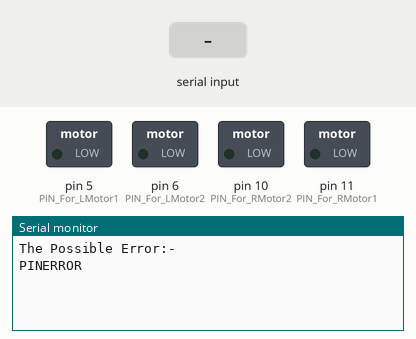
Bench run of a sketch on a simulated Arduino Uno, built with avr-gcc and run on an emulated ATmega328P. Parts: switched loads named in the sketch (green lamp = pin HIGH), the last lines printed to the serial monitor. The test bench sets the inputs (shaded band).

Above: at 1.2 s.
1.3 s: "Right" received over Serial
At 2.5 s:
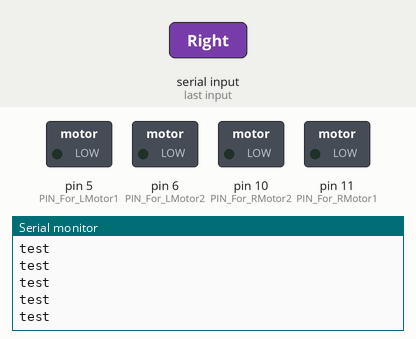
2.8 s: "#" received over Serial
At 4.1 s:
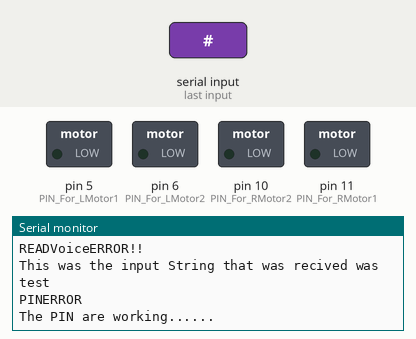

The sketch:

Voice_controller.lnk.ino
```cpp
                                                                                               //VoiceControlModule//


int PIN_For_RMotor1 = 11;
int PIN_For_RMotor2 = 10;
int PIN_For_LMotor1 = 5;
int PIN_For_LMotor2 = 6;
String Voice_from_app;
String Error1 = "PINERROR";
String Error2 = "READVoiceERROR!!";
String ERROR = "voiceError";
String Error3 ="NoInput";


void setup() {
  Serial.begin(9600);
  pinMode(PIN_For_RMotor1, OUTPUT);
    pinMode(PIN_For_RMotor2, OUTPUT);
    pinMode(PIN_For_LMotor1, OUTPUT);
    pinMode(PIN_For_LMotor2, OUTPUT);
    if (Serial.available() < 1)
  {
    Serial.println("The Possible Error:- ");
    Serial.println(Error1);
    Serial.println("");
    }
    else
  {
    loop();

  }
}


void loop() {
  char Read_Data;
  while (Serial.available() > 0)
  {
    delay(25);
    Read_Data = Serial.read();
    if (Read_Data == '#')  //NULL Value///
    {
      Serial.println("Possible Error : -");
                     Serial.println(Error2);
                     Serial.println("This was the input String that was recived was");
                     Serial.println(Voice_from_app);
                     Debug_DATA();
                   }
                     else
                   {
                     if(Voice_from_app == "Right")
                   {
                     digitalWrite(PIN_For_RMotor1,HIGH);
                     digitalWrite(PIN_For_RMotor2,LOW);
                     digitalWrite(PIN_For_LMotor1,LOW);
                     digitalWrite(PIN_For_LMotor2,HIGH);
                     delay(10000);
                   }
                     else if (Voice_from_app == "Left")
                   {
                     digitalWrite(PIN_For_RMotor1,LOW);
                     digitalWrite(PIN_For_RMotor2,HIGH);
                     digitalWrite(PIN_For_LMotor1,HIGH);
                     digitalWrite(PIN_For_LMotor2,LOW);
                     delay(10000);

                   }
                     else if(Voice_from_app == "Foward")
                   {
                     digitalWrite(PIN_For_RMotor1,LOW);
                     digitalWrite(PIN_For_RMotor2,HIGH);
                     digitalWrite(PIN_For_LMotor1,LOW);
                     digitalWrite(PIN_For_LMotor2,HIGH);
                     delay(10000);
                   }
                     else if(Voice_from_app =="Reverse")
                   {
                     digitalWrite(PIN_For_RMotor1,HIGH);
                     digitalWrite(PIN_For_RMotor2,LOW);
                     digitalWrite(PIN_For_LMotor1,HIGH);
                     digitalWrite(PIN_For_LMotor2,LOW);
                     delay(10000);
                   }
                     else if (Voice_from_app == "STOP")
                   {
                     digitalWrite(PIN_For_RMotor1,LOW);
                     digitalWrite(PIN_For_RMotor2,LOW);
                     digitalWrite(PIN_For_LMotor1,LOW);
                     digitalWrite(PIN_For_LMotor2,LOW);
                   }
                     else if(Voice_from_app = "Voice")
                   {
                     if(Voice_from_app.length()>0)
                   {
                     Voice_from_app = "test";
                     Serial.println(Voice_from_app); //in Serial Monitor//
                     break;

                   }
                     else
                   {
                     Serial.println(Error3);
                     break;

                   }
                   }
                   }


  }

                   }


                 void Debug_DATA()
                   {
                     String inputD;
                     if(Serial.available() < 1)
                   {
                     Serial.println(Error1);
                     Serial.println("The PIN are working......");
                     delay(2000);
                     Serial.println("Debugging, the Voice ");

                   }
                     else{

                     inputD = Serial.println(Voice_from_app);
                     if(inputD == "#")
                   {
                     Serial.println("No Voice Input from the app.Is it connected to BT ? ");
                     delay(2000);
                     Serial.println("Switching to BT controller Module.........");
                     delay(5000);


                                                                                                   //BTModule//

                                                                                                   //Please Remove comments from the Code, if you want to run BT Module Code//


                    /* String ErrorDebug1;                                                                         //Please Remove comments from the Code, if you want to run BT Module Code//

                     String Debug1 = "Ready";
                     String ErrorSetup = "BTPinError";
                     String Error_BT_2 = "BTDataExtractionModule";
                     void setup()
                     {
                     Serial.begin(38400);
                     pinMode(8,OUTPUT);
                     if(Serial.available()  < 1)
                   {
                     Serial.Println(ErrorSetup);
                     ErrrorDebug1=ErrorSetup;
                     Debug(ErrorSetup);
                   }

                   }


                     void loop()
                     {
                     char TransD;
                     //double DataT;
                     if(Serial.available() < 0)
                   {
                     Voice_from_app = Serial.Read();
                     Serial.println("This is the output that was recived from the BT controller: -");
                     Serial.println(Voice_from_app);
                     delay(1000);
                     if(Voice_from_app = '#') //NULL input//
                   {
                     String Debug2=Voice_from_app;
                     Debug(Debug2);
                   }

                   }

                   }
                   }
                  }


                     void Debug()
                        {

                     if(ErrorSetup == "PinErroor")
                     {
                     Serial.println("possible Error at : ");
                     Serial.println(ErrorSetup);
                     delay(10000);

                   }
                     else if(Debug2 = '#')
                     {
                     Serial.println("possible error at : -");
                     Serial.println(Error2_BT_2); // Data  cannot be extracted from the BT //
                     delay(1000);


                   }

                 }*/                                                                                            //Please Remove comments from the Code, if you want to run BT Module Code//


                         }
                     }                                   // Remove this Bracket to avoid error, when BT module is enabled//
                }                                         // Remove this Bracket to avoid error, when BT module is enabled//
```

Measured:
- after the input at 1.3 s, the serial monitor: prints a new line at once (image 1)
- after the input at 2.8 s, the serial monitor: prints a new line at once (image 2)
